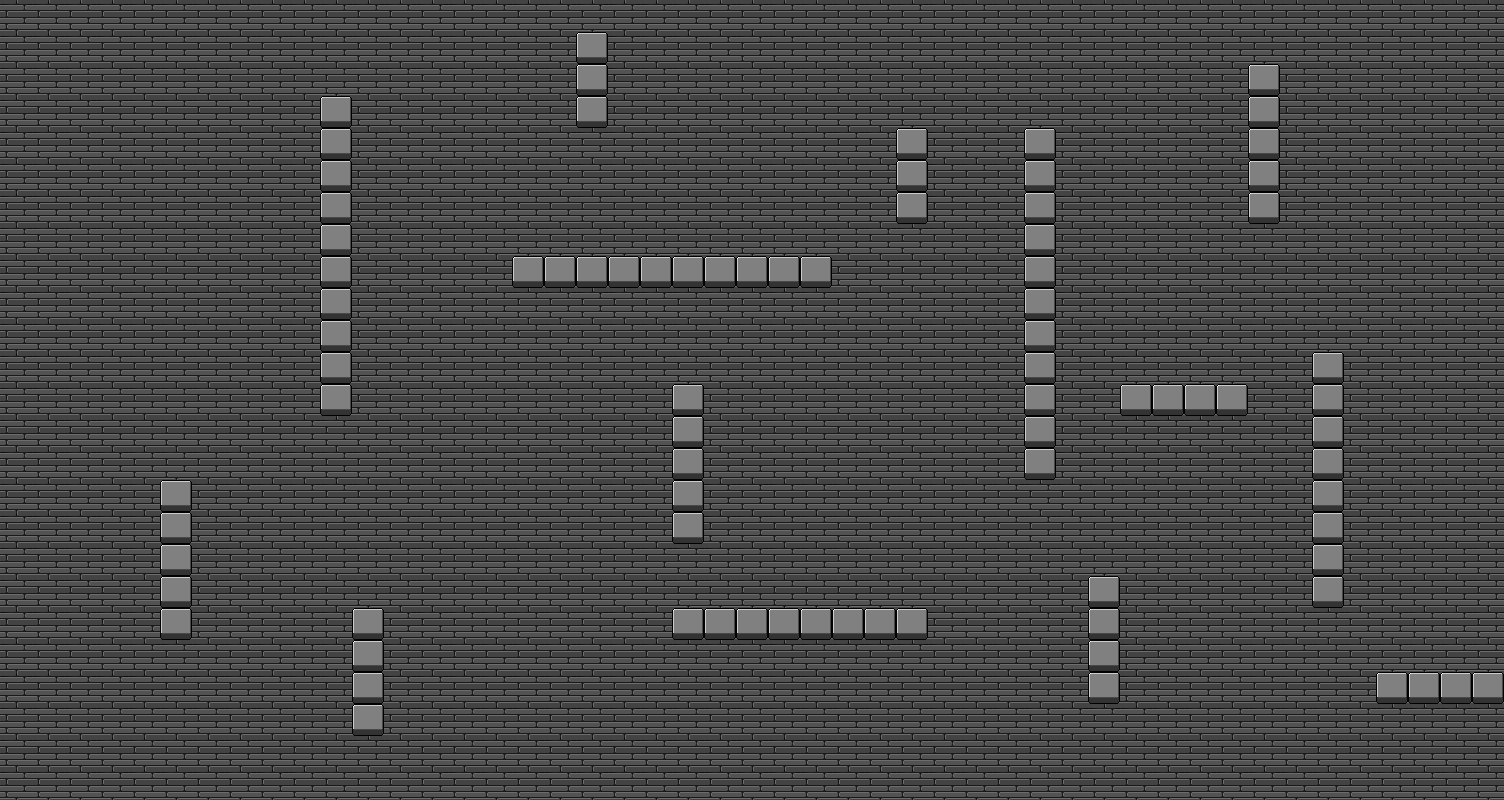

A level layout from a 2D game, rendered from its tile map. Below: a short description, then the map file with its tile-grid data intact:
An orthogonal 47x25 tile map with 32x32 px tiles, 2 tile layers (ground, solids) and 14 objects.

<map version="1.2" tiledversion="1.2.0" orientation="orthogonal" renderorder="right-down" width="47" height="25" tilewidth="32" tileheight="32" infinite="0" nextlayerid="4" nextobjectid="17">
 <tileset firstgid="1" source="top-down.tsx" />
 <layer id="1" name="ground" width="47" height="25">
  <data encoding="csv">
1,1,1,1,1,1,1,1,1,1,1,1,1,1,1,1,1,1,1,1,1,1,1,1,1,1,1,1,1,1,1,1,1,1,1,1,1,1,1,1,1,1,1,1,1,1,1,
1,1,1,1,1,1,1,1,1,1,1,1,1,1,1,1,1,1,1,1,1,1,1,1,1,1,1,1,1,1,1,1,1,1,1,1,1,1,1,1,1,1,1,1,1,1,1,
1,1,1,1,1,1,1,1,1,1,1,1,1,1,1,1,1,1,1,1,1,1,1,1,1,1,1,1,1,1,1,1,1,1,1,1,1,1,1,1,1,1,1,1,1,1,1,
1,1,1,1,1,1,1,1,1,1,1,1,1,1,1,1,1,1,1,1,1,1,1,1,1,1,1,1,1,1,1,1,1,1,1,1,1,1,1,1,1,1,1,1,1,1,1,
1,1,1,1,1,1,1,1,1,1,1,1,1,1,1,1,1,1,1,1,1,1,1,1,1,1,1,1,1,1,1,1,1,1,1,1,1,1,1,1,1,1,1,1,1,1,1,
1,1,1,1,1,1,1,1,1,1,1,1,1,1,1,1,1,1,1,1,1,1,1,1,1,1,1,1,1,1,1,1,1,1,1,1,1,1,1,1,1,1,1,1,1,1,1,
1,1,1,1,1,1,1,1,1,1,1,1,1,1,1,1,1,1,1,1,1,1,1,1,1,1,1,1,1,1,1,1,1,1,1,1,1,1,1,1,1,1,1,1,1,1,1,
1,1,1,1,1,1,1,1,1,1,1,1,1,1,1,1,1,1,1,1,1,1,1,1,1,1,1,1,1,1,1,1,1,1,1,1,1,1,1,1,1,1,1,1,1,1,1,
1,1,1,1,1,1,1,1,1,1,1,1,1,1,1,1,1,1,1,1,1,1,1,1,1,1,1,1,1,1,1,1,1,1,1,1,1,1,1,1,1,1,1,1,1,1,1,
1,1,1,1,1,1,1,1,1,1,1,1,1,1,1,1,1,1,1,1,1,1,1,1,1,1,1,1,1,1,1,1,1,1,1,1,1,1,1,1,1,1,1,1,1,1,1,
1,1,1,1,1,1,1,1,1,1,1,1,1,1,1,1,1,1,1,1,1,1,1,1,1,1,1,1,1,1,1,1,1,1,1,1,1,1,1,1,1,1,1,1,1,1,1,
1,1,1,1,1,1,1,1,1,1,1,1,1,1,1,1,1,1,1,1,1,1,1,1,1,1,1,1,1,1,1,1,1,1,1,1,1,1,1,1,1,1,1,1,1,1,1,
1,1,1,1,1,1,1,1,1,1,1,1,1,1,1,1,1,1,1,1,1,1,1,1,1,1,1,1,1,1,1,1,1,1,1,1,1,1,1,1,1,1,1,1,1,1,1,
1,1,1,1,1,1,1,1,1,1,1,1,1,1,1,1,1,1,1,1,1,1,1,1,1,1,1,1,1,1,1,1,1,1,1,1,1,1,1,1,1,1,1,1,1,1,1,
1,1,1,1,1,1,1,1,1,1,1,1,1,1,1,1,1,1,1,1,1,1,1,1,1,1,1,1,1,1,1,1,1,1,1,1,1,1,1,1,1,1,1,1,1,1,1,
1,1,1,1,1,1,1,1,1,1,1,1,1,1,1,1,1,1,1,1,1,1,1,1,1,1,1,1,1,1,1,1,1,1,1,1,1,1,1,1,1,1,1,1,1,1,1,
1,1,1,1,1,1,1,1,1,1,1,1,1,1,1,1,1,1,1,1,1,1,1,1,1,1,1,1,1,1,1,1,1,1,1,1,1,1,1,1,1,1,1,1,1,1,1,
1,1,1,1,1,1,1,1,1,1,1,1,1,1,1,1,1,1,1,1,1,1,1,1,1,1,1,1,1,1,1,1,1,1,1,1,1,1,1,1,1,1,1,1,1,1,1,
1,1,1,1,1,1,1,1,1,1,1,1,1,1,1,1,1,1,1,1,1,1,1,1,1,1,1,1,1,1,1,1,1,1,1,1,1,1,1,1,1,1,1,1,1,1,1,
1,1,1,1,1,1,1,1,1,1,1,1,1,1,1,1,1,1,1,1,1,1,1,1,1,1,1,1,1,1,1,1,1,1,1,1,1,1,1,1,1,1,1,1,1,1,1,
1,1,1,1,1,1,1,1,1,1,1,1,1,1,1,1,1,1,1,1,1,1,1,1,1,1,1,1,1,1,1,1,1,1,1,1,1,1,1,1,1,1,1,1,1,1,1,
1,1,1,1,1,1,1,1,1,1,1,1,1,1,1,1,1,1,1,1,1,1,1,1,1,1,1,1,1,1,1,1,1,1,1,1,1,1,1,1,1,1,1,1,1,1,1,
1,1,1,1,1,1,1,1,1,1,1,1,1,1,1,1,1,1,1,1,1,1,1,1,1,1,1,1,1,1,1,1,1,1,1,1,1,1,1,1,1,1,1,1,1,1,1,
1,1,1,1,1,1,1,1,1,1,1,1,1,1,1,1,1,1,1,1,1,1,1,1,1,1,1,1,1,1,1,1,1,1,1,1,1,1,1,1,1,1,1,1,1,1,1,
1,1,1,1,1,1,1,1,1,1,1,1,1,1,1,1,1,1,1,1,1,1,1,1,1,1,1,1,1,1,1,1,1,1,1,1,1,1,1,1,1,1,1,1,1,1,1
</data>
 </layer>
 <layer id="2" name="solids" width="47" height="25">
  <data encoding="csv">
0,0,0,0,0,0,0,0,0,0,0,0,0,0,0,0,0,0,0,0,0,0,0,0,0,0,0,0,0,0,0,0,0,0,0,0,0,0,0,0,0,0,0,0,0,0,0,
0,0,0,0,0,0,0,0,0,0,0,0,0,0,0,0,0,0,2,0,0,0,0,0,0,0,0,0,0,0,0,0,0,0,0,0,0,0,0,0,0,0,0,0,0,0,0,
0,0,0,0,0,0,0,0,0,0,0,0,0,0,0,0,0,0,2,0,0,0,0,0,0,0,0,0,0,0,0,0,0,0,0,0,0,0,0,2,0,0,0,0,0,0,0,
0,0,0,0,0,0,0,0,0,0,2,0,0,0,0,0,0,0,2,0,0,0,0,0,0,0,0,0,0,0,0,0,0,0,0,0,0,0,0,2,0,0,0,0,0,0,0,
0,0,0,0,0,0,0,0,0,0,2,0,0,0,0,0,0,0,0,0,0,0,0,0,0,0,0,0,2,0,0,0,2,0,0,0,0,0,0,2,0,0,0,0,0,0,0,
0,0,0,0,0,0,0,0,0,0,2,0,0,0,0,0,0,0,0,0,0,0,0,0,0,0,0,0,2,0,0,0,2,0,0,0,0,0,0,2,0,0,0,0,0,0,0,
0,0,0,0,0,0,0,0,0,0,2,0,0,0,0,0,0,0,0,0,0,0,0,0,0,0,0,0,2,0,0,0,2,0,0,0,0,0,0,2,0,0,0,0,0,0,0,
0,0,0,0,0,0,0,0,0,0,2,0,0,0,0,0,0,0,0,0,0,0,0,0,0,0,0,0,0,0,0,0,2,0,0,0,0,0,0,0,0,0,0,0,0,0,0,
0,0,0,0,0,0,0,0,0,0,2,0,0,0,0,0,2,2,2,2,2,2,2,2,2,2,0,0,0,0,0,0,2,0,0,0,0,0,0,0,0,0,0,0,0,0,0,
0,0,0,0,0,0,0,0,0,0,2,0,0,0,0,0,0,0,0,0,0,0,0,0,0,0,0,0,0,0,0,0,2,0,0,0,0,0,0,0,0,0,0,0,0,0,0,
0,0,0,0,0,0,0,0,0,0,2,0,0,0,0,0,0,0,0,0,0,0,0,0,0,0,0,0,0,0,0,0,2,0,0,0,0,0,0,0,0,0,0,0,0,0,0,
0,0,0,0,0,0,0,0,0,0,2,0,0,0,0,0,0,0,0,0,0,0,0,0,0,0,0,0,0,0,0,0,2,0,0,0,0,0,0,0,0,2,0,0,0,0,0,
0,0,0,0,0,0,0,0,0,0,2,0,0,0,0,0,0,0,0,0,0,2,0,0,0,0,0,0,0,0,0,0,2,0,0,2,2,2,2,0,0,2,0,0,0,0,0,
0,0,0,0,0,0,0,0,0,0,0,0,0,0,0,0,0,0,0,0,0,2,0,0,0,0,0,0,0,0,0,0,2,0,0,0,0,0,0,0,0,2,0,0,0,0,0,
0,0,0,0,0,0,0,0,0,0,0,0,0,0,0,0,0,0,0,0,0,2,0,0,0,0,0,0,0,0,0,0,2,0,0,0,0,0,0,0,0,2,0,0,0,0,0,
0,0,0,0,0,2,0,0,0,0,0,0,0,0,0,0,0,0,0,0,0,2,0,0,0,0,0,0,0,0,0,0,0,0,0,0,0,0,0,0,0,2,0,0,0,0,0,
0,0,0,0,0,2,0,0,0,0,0,0,0,0,0,0,0,0,0,0,0,2,0,0,0,0,0,0,0,0,0,0,0,0,0,0,0,0,0,0,0,2,0,0,0,0,0,
0,0,0,0,0,2,0,0,0,0,0,0,0,0,0,0,0,0,0,0,0,0,0,0,0,0,0,0,0,0,0,0,0,0,0,0,0,0,0,0,0,2,0,0,0,0,0,
0,0,0,0,0,2,0,0,0,0,0,0,0,0,0,0,0,0,0,0,0,0,0,0,0,0,0,0,0,0,0,0,0,0,2,0,0,0,0,0,0,2,0,0,0,0,0,
0,0,0,0,0,2,0,0,0,0,0,2,0,0,0,0,0,0,0,0,0,2,2,2,2,2,2,2,2,0,0,0,0,0,2,0,0,0,0,0,0,0,0,0,0,0,0,
0,0,0,0,0,0,0,0,0,0,0,2,0,0,0,0,0,0,0,0,0,0,0,0,0,0,0,0,0,0,0,0,0,0,2,0,0,0,0,0,0,0,0,0,0,0,0,
0,0,0,0,0,0,0,0,0,0,0,2,0,0,0,0,0,0,0,0,0,0,0,0,0,0,0,0,0,0,0,0,0,0,2,0,0,0,0,0,0,0,0,2,2,2,2,
0,0,0,0,0,0,0,0,0,0,0,2,0,0,0,0,0,0,0,0,0,0,0,0,0,0,0,0,0,0,0,0,0,0,0,0,0,0,0,0,0,0,0,0,0,0,0,
0,0,0,0,0,0,0,0,0,0,0,0,0,0,0,0,0,0,0,0,0,0,0,0,0,0,0,0,0,0,0,0,0,0,0,0,0,0,0,0,0,0,0,0,0,0,0,
0,0,0,0,0,0,0,0,0,0,0,0,0,0,0,0,0,0,0,0,0,0,0,0,0,0,0,0,0,0,0,0,0,0,0,0,0,0,0,0,0,0,0,0,0,0,0
</data>
 </layer>
 <objectgroup id="3" name="wall">
  <object id="1" x="1024" y="128" width="32" height="352" />
  <object id="2" x="1120" y="384" width="128" height="32" />
  <object id="3" x="1248" y="64" width="32" height="160" />
  <object id="4" x="1312" y="352" width="32" height="256" />
  <object id="5" x="1088" y="576" width="32" height="128" />
  <object id="6" x="1376" y="672" width="128" height="32" />
  <object id="7" x="672" y="608" width="256" height="32" />
  <object id="8" x="672" y="384" width="32" height="160" />
  <object id="9" x="512" y="256" width="320" height="32" />
  <object id="10" x="896" y="128" width="32" height="96" />
  <object id="11" x="576" y="32" width="32" height="96" />
  <object id="12" x="320" y="96" width="32" height="320" />
  <object id="13" x="160" y="480" width="32" height="160" />
  <object id="16" x="352" y="608" width="32" height="128" />
 </objectgroup>
</map>
